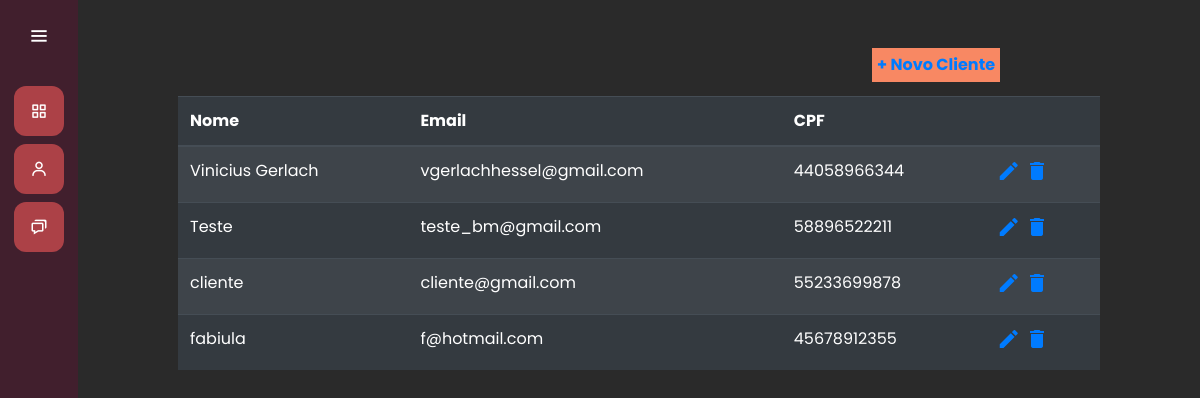
/clientes/, run on an earlier commit of the app's database.
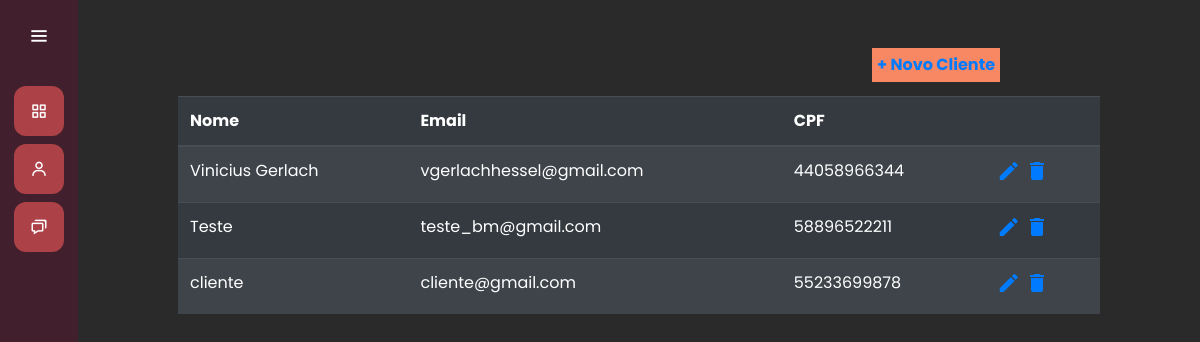
And on a later commit of the database.
### clientes/models.py (models this page shows, shortened)
class Cliente(models.Model):
    nome_completo = models.CharField(max_length=80, default=True)
    email = models.EmailField(max_length=50)
    cpf = models.CharField(max_length=11)

### clientes/views.py (the view)
# urls.py: path('', views.clientes, name="clientes"),
def clientes(request):
    if request.method == "GET":
        clientes = Cliente.objects.all()
        return render(request, 'clientes.html', {'clientes': clientes})

### clientes/templates/clientes.html (shortened to what this page needs)
{% extends "base.html" %}
{% load static %}
{% block 'head' %}
    <link rel="stylesheet" href="{% static 'clientes/css/clientes.css' %}">
    <link rel="stylesheet" href="{% static 'clientes/css/lista_clientes.css' %}">
{% endblock %}
{% block 'dashboard' %}
    <br>
    <br>
    <div class="container-fluid distanciamento">
        <div>
            <a class="btn-add-clientes" href="{% url 'novo_cliente' %}">+ Novo Cliente</a>
            <br>
            <br>
            <table class="table table-striped table-dark">
                <thead>
                    <tr>
                        <th scope="col">Nome</th>
                        <th scope="col">Email</th>
                        <th scope="col">CPF</th>
                        <th scope="col"></th>
                    </tr>
                </thead>
                <tbody>
                    {% for cliente in clientes %}
                    <tr>
                        <td>{{cliente.nome_completo}}</td>
                        <td>{{cliente.email}}</td>
                        <td>{{cliente.cpf}}</td>
                        <td class="actions">
                            <a href="{% url 'atualizar_cliente' cliente.id %}" class="edit" title="Editar" data-toggle="tooltip"><i class="material-icons">&#xE254;</i></a>
                            <a onclick="deletar_cliente(this)" class="delete" id="id_cliente" value="{{cliente.id}}" title="Excluir" data-toggle="tooltip"><i class="material-icons">&#xE872;</i></a>
                        </td>
                    </tr>
                    {% endfor %}
                </tbody>
            </table>
        </div>
    </div>
{% endblock %}

What changed in the data, as far as the page shows it:
removed Cliente: nome_completo "fabiula", email "f@hotmail.com", cpf "45678912355", {{ cliente.id }} 20 (drawn)
